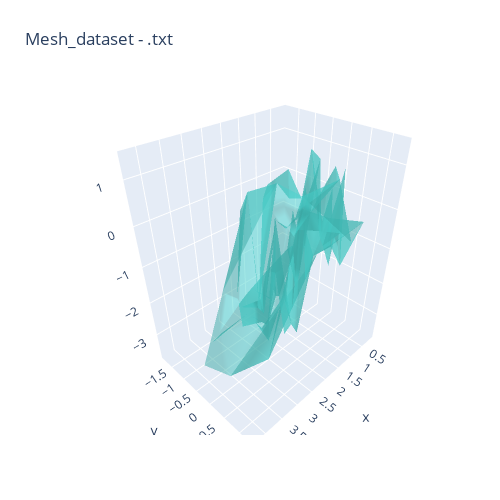

Here is the notebook cell this chart was saved with:
### Code cell
import plotly.graph_objs as go 
import pandas as pd
import numpy as np

pts = np.loadtxt(np.DataSource().open('/Users/crisyuriok/Library/CloudStorage/OneDrive-Personal/1-BigDataDataAnalyticsPyhton/DataTXT.txt'))
x, y, z = pts.T

fig = go.Figure(data=[go.Mesh3d(x=x, y=y, z=z, color='mediumturquoise', opacity=0.50)])

ﬁg.update_layout ( title = 'Mesh_dataset - .txt' , autosize = False,
                width = 500,
                height = 500,
                margin = dict (l = 90, r = 50, b = 65, t = 90))
ﬁg.show()
